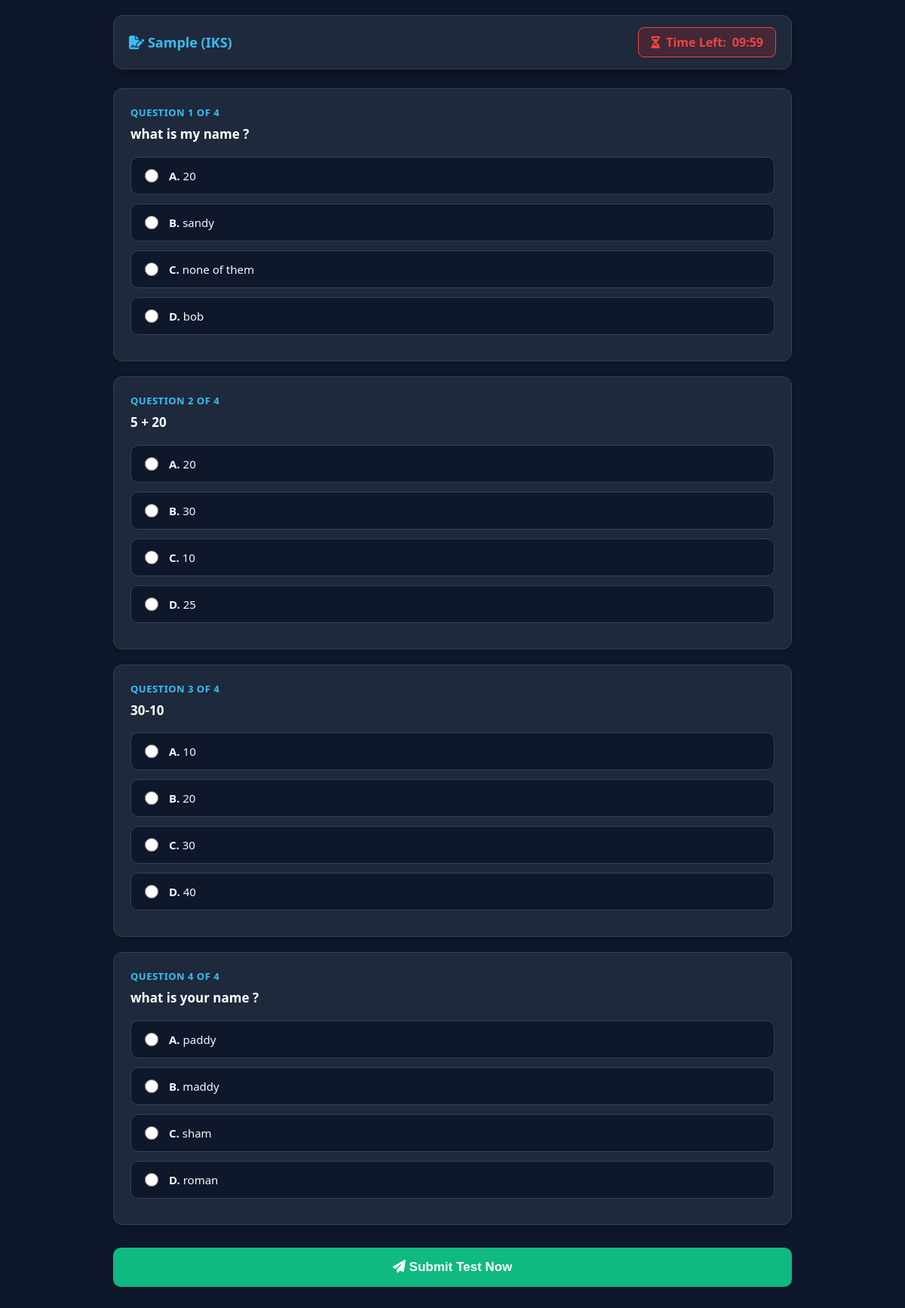
Page /take_quiz/1 (signed in) on the committed database.
### app.py (models this page shows)
class Quiz(db.Model):
    id = db.Column(db.Integer, primary_key=True)
    title = db.Column(db.String(150), nullable=False)
    subject = db.Column(db.String(100), nullable=False)
    duration = db.Column(db.Integer, nullable=False) # In minutes
    pass_mark = db.Column(db.Float, nullable=False) # Passing Percentage
    teacher_id = db.Column(db.Integer, db.ForeignKey('user.id'), nullable=False)

class Question(db.Model):
    id = db.Column(db.Integer, primary_key=True)
    quiz_id = db.Column(db.Integer, db.ForeignKey('quiz.id'), nullable=False)
    question_text = db.Column(db.Text, nullable=False)
    option1 = db.Column(db.String(200), nullable=False)
    option2 = db.Column(db.String(200), nullable=False)
    option3 = db.Column(db.String(200), nullable=False)
    option4 = db.Column(db.String(200), nullable=False)
    correct_option = db.Column(db.String(200), nullable=False)

### app.py (the view)
@app.route('/take_quiz/<int:quiz_id>')
@login_required
def take_quiz(quiz_id):
    if current_user.role.lower() not in ['student', 'user']:
        return redirect(url_for('login'))
    quiz = Quiz.query.get_or_404(quiz_id)
    questions = Question.query.filter_by(quiz_id=quiz.id).all()
    return render_template('take_quiz.html', quiz=quiz, questions=questions)

### app.py (called while the page is built)
@login_manager.user_loader
def load_user(user_id):
    return User.query.get(int(user_id))

### templates/take_quiz.html (shortened to what this page needs)
<!DOCTYPE html>
<html lang="en">
<head>
    <link rel="stylesheet" href="https://cdnjs.cloudflare.com/ajax/libs/font-awesome/6.4.0/css/all.min.css">
</head>
<body>
<div class="container">
    <div class="quiz-header">
        <div class="quiz-title">
            <i class="fa-solid fa-file-signature"></i> {{ quiz.title }} ({{ quiz.subject }})
        </div>
        <div class="timer-badge">
            <i class="fa-solid fa-hourglass-half"></i>
            Time Left: <span id="timer">--:--</span>
        </div>
    </div>
    <form id="quizForm" action="{{ url_for('submit_quiz', quiz_id=quiz.id) }}" method="POST">
        {% for q in questions %}
        <div class="q-card">
            <div class="q-num">Question {{ loop.index }} of {{ questions|length }}</div>
            <div class="q-title">{{ q.question_text }}</div>
            <label class="option-label">
                <input type="radio" name="question_{{ q.id }}" value="Option A" required>
                <span><b>A.</b> {{ q.option1 }}</span>
            </label>
            <label class="option-label">
                <input type="radio" name="question_{{ q.id }}" value="Option B">
                <span><b>B.</b> {{ q.option2 }}</span>
            </label>
            <label class="option-label">
                <input type="radio" name="question_{{ q.id }}" value="Option C">
                <span><b>C.</b> {{ q.option3 }}</span>
            </label>
            <label class="option-label">
                <input type="radio" name="question_{{ q.id }}" value="Option D">
                <span><b>D.</b> {{ q.option4 }}</span>
            </label>
        </div>
        {% endfor %}
        <button type="submit" class="btn-submit">
            <i class="fa-solid fa-paper-plane"></i> Submit Test Now
        </button>
    </form>
</div>
</body>
</html>

### templates/take_quiz.html (style rules this page uses)
* { box-sizing: border-box; margin: 0; padding: 0; }
body { background-color: #0f172a; color: #f8fafc; font-family: 'Segoe UI', Tahoma, Geneva, Verdana, sans-serif; padding: 20px 10px; }
.container { max-width: 900px; margin: 0 auto; }
.quiz-header { background: #1e293b; border: 1px solid #334155; padding: 15px 20px; border-radius: 12px; display: flex; justify-content: space-between; align-items: center; margin-bottom: 25px; position: sticky; top: 10px; z-index: 100; box-shadow: 0 4px 12px rgba(0,0,0,0.3); }
.quiz-title { font-size: 18px; color: #38bdf8; font-weight: bold; }
.timer-badge { background: rgba(220, 38, 38, 0.2); color: #ef4444; padding: 8px 16px; border-radius: 8px; font-weight: bold; font-size: 16px; border: 1px solid #ef4444; display: flex; align-items: center; gap: 8px; }
.q-card { background: #1e293b; border: 1px solid #334155; border-radius: 12px; padding: 22px; margin-bottom: 20px; box-shadow: 0 2px 8px rgba(0,0,0,0.2); }
.q-num { font-size: 13px; color: #38bdf8; font-weight: bold; text-transform: uppercase; letter-spacing: 0.5px; margin-bottom: 8px; }
.q-title { font-size: 17px; font-weight: 600; color: #ffffff; margin-bottom: 18px; line-height: 1.4; }
.option-label { display: flex; align-items: center; background: #0f172a; border: 1.5px solid #334155; padding: 14px 18px; border-radius: 10px; margin-bottom: 12px; cursor: pointer; transition: all 0.2s ease; font-size: 15px; }
.option-label input[type="radio"] { margin-right: 14px; width: 18px; height: 18px; accent-color: #38bdf8; cursor: pointer; }
.btn-submit { width: 100%; padding: 16px; background: #10b981; color: white; border: none; border-radius: 10px; font-size: 17px; font-weight: bold; cursor: pointer; margin-top: 10px; margin-bottom: 30px; transition: background 0.2s; }

### rows in the picture
Quiz: title "Sample", subject "IKS"
Question: questions "4", question_text "what is my name ?", option1 "20", option2 "sandy", option3 "none of them", option4 "bob"
Question: questions "4", question_text "5 + 20", option1 "20", option2 "30", option3 "10", option4 "25"
Question: questions "4", question_text "30-10", option1 "10", option2 "20", option3 "30", option4 "40"
Question: questions "4", question_text "what is your name ?", option1 "paddy", option2 "maddy", option3 "sham", option4 "roman"
